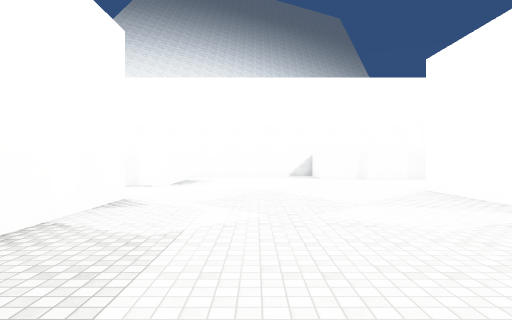
[1] (above)

19 first-person views from a walk through a scene from a Unity 3-D project. The camera is 1.5 m above the floor, looks level and sees 75° across. The floor is counted in squares, 2 m on a side. Each view is taken from the middle of a square. On the plan, view 1 faces up. The plan holds only what a view shows up to about 11 squares ahead; the rest is blank. The place goes on beyond the plan. The player character is not drawn. Surface patterns are stand-ins for the level's own textures.

[2]
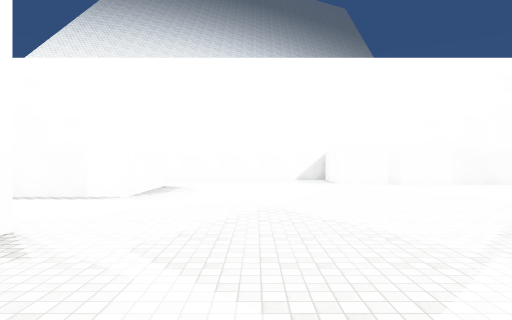

[3]
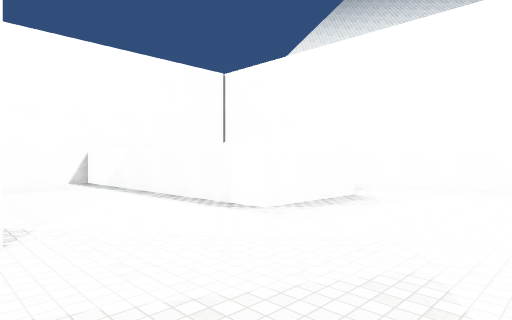

[4]
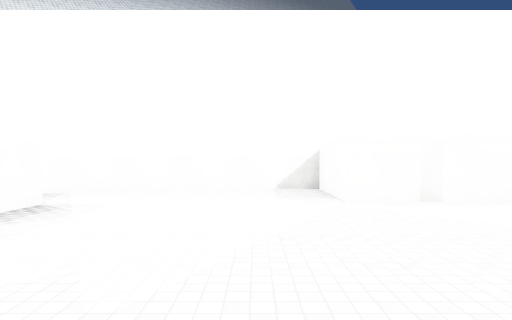

[5]
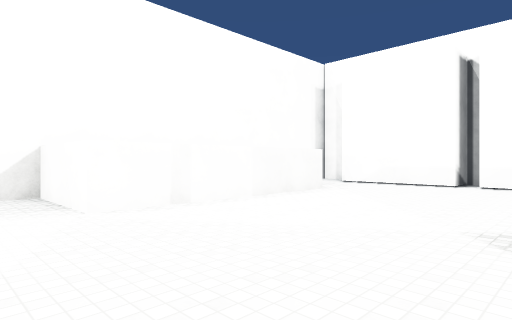

[6]
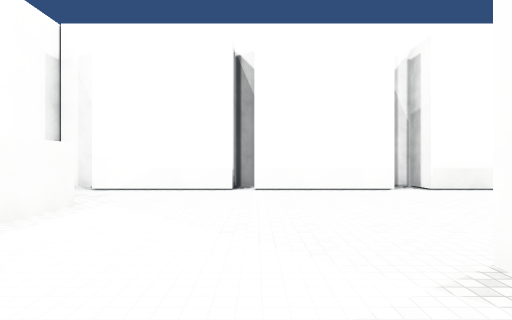

[7]
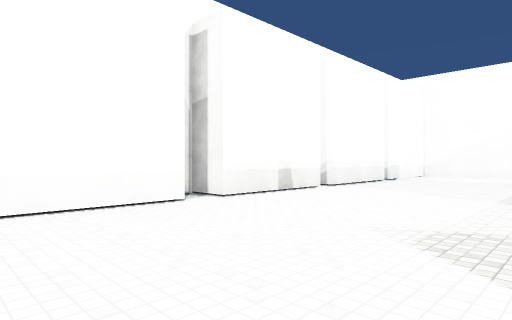

[8]
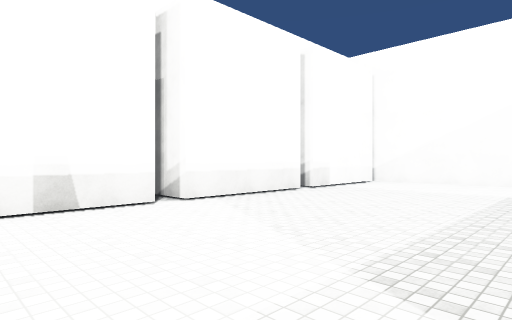

[9]
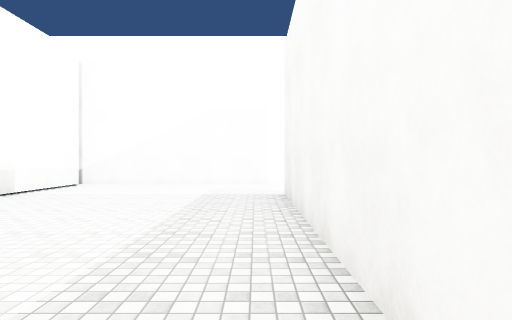

[10]
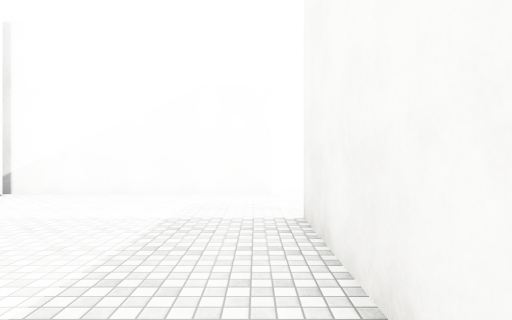

[11]
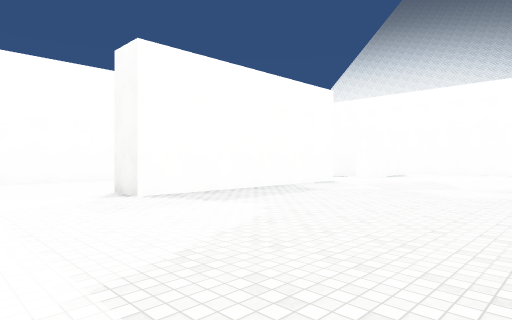

[12]
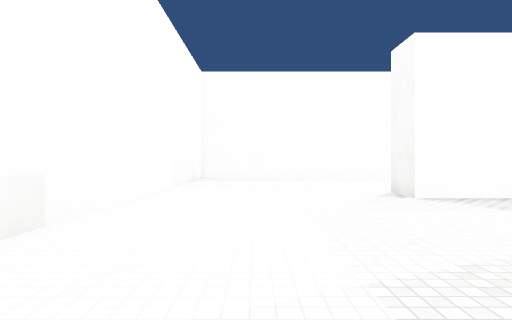

[13]
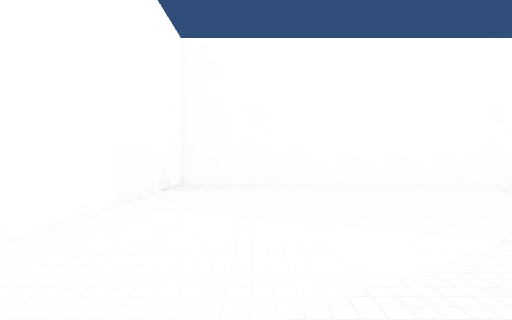

[14]
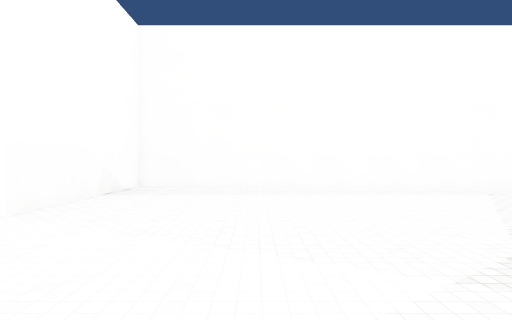

[15]
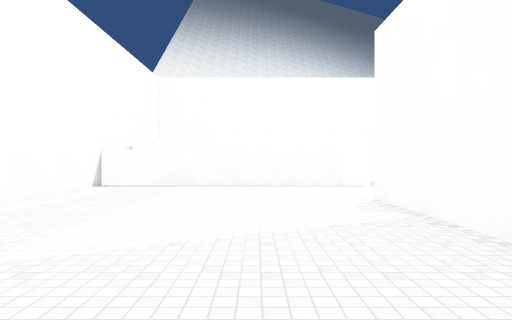

[16]
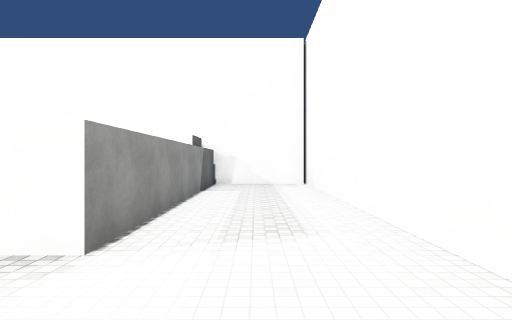

[17]
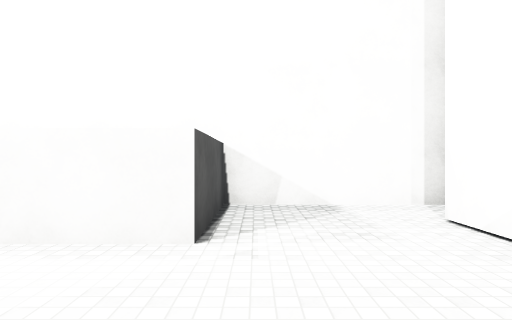

[18]
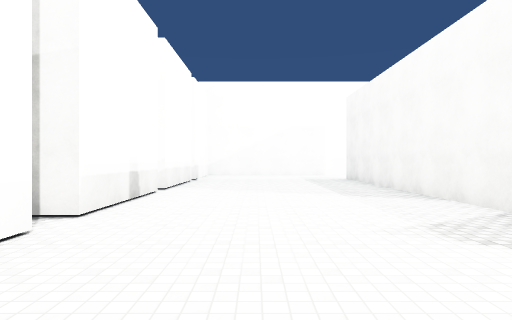

[19]
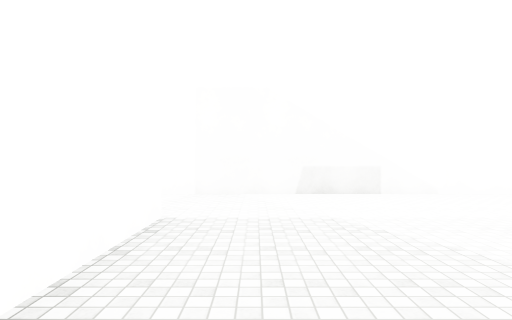

### Floor plan
Points are (right, up) in squares from view 1. A wall is a line through its corners. A room is listed if a view was taken in it or the views show most of it. See-through windows are left out.
Room 1 (views 1, 2, 3, 4, 5, 6, 7, 8, 9, 10, 11, 12, 13, 14, 15, 16, 17, 18, 19)
walls: (4.2, 5.5) (4.2, 8.4); (-2.6, 6.5) (-2.6, -0.9) (-3.8, -0.9); (5.4, 5.4) (5.4, -3.4); (-3.7, 3) (-3.7, 6.5); (4.2, -3.4) (4.2, -0.5); (11.3, 2.1) (11.3, 5.6) (12.4, 5.6) (12.4, 6.1); (11.3, 6.5) (11.3, 10.1); (-10.6, 4.4) (-10.6, -6.4) (11.6, -6.4); (11.3, -2) (11.3, 1.5) (12.5, 1.5); (12.4, 10) (12.4, 10.6) (11.3, 10.6) (11.3, 14.1); (11.3, -6) (11.3, -2.5) (11.8, -2.5); (12.4, 14.6) (12.4, 15.1); (12.2, 15.6) (8.5, 15.6) (8.5, 13) (2.6, 13) (2.6, 15.6) (-10.6, 15.6) (-10.6, 12.7) (-2.6, 12.7) (-2.6, 9.8) (-10.6, 9.8) (-10.6, 5.9)

Positions as (right, up) in squares from view 1, and headings:
1: (0, 0), facing up
2: (0, 3), facing up
3: (1, 6), facing up-left
4: (1, 7), facing up
5: (1, 8), facing up-right
6: (3, 10), facing right
7: (6, 10), facing down-right
8: (6, 5), facing down-right
9: (6, 4), facing down
10: (6, 1), facing down
11: (4, -4), facing up-left
12: (4, -4), facing left
13: (0, -4), facing left
14: (-1, -3), facing left
15: (-6, 0), facing up
16: (0, 14), facing left
17: (9, 10), facing up
18: (9, 10), facing down
19: (3, 1), facing down
